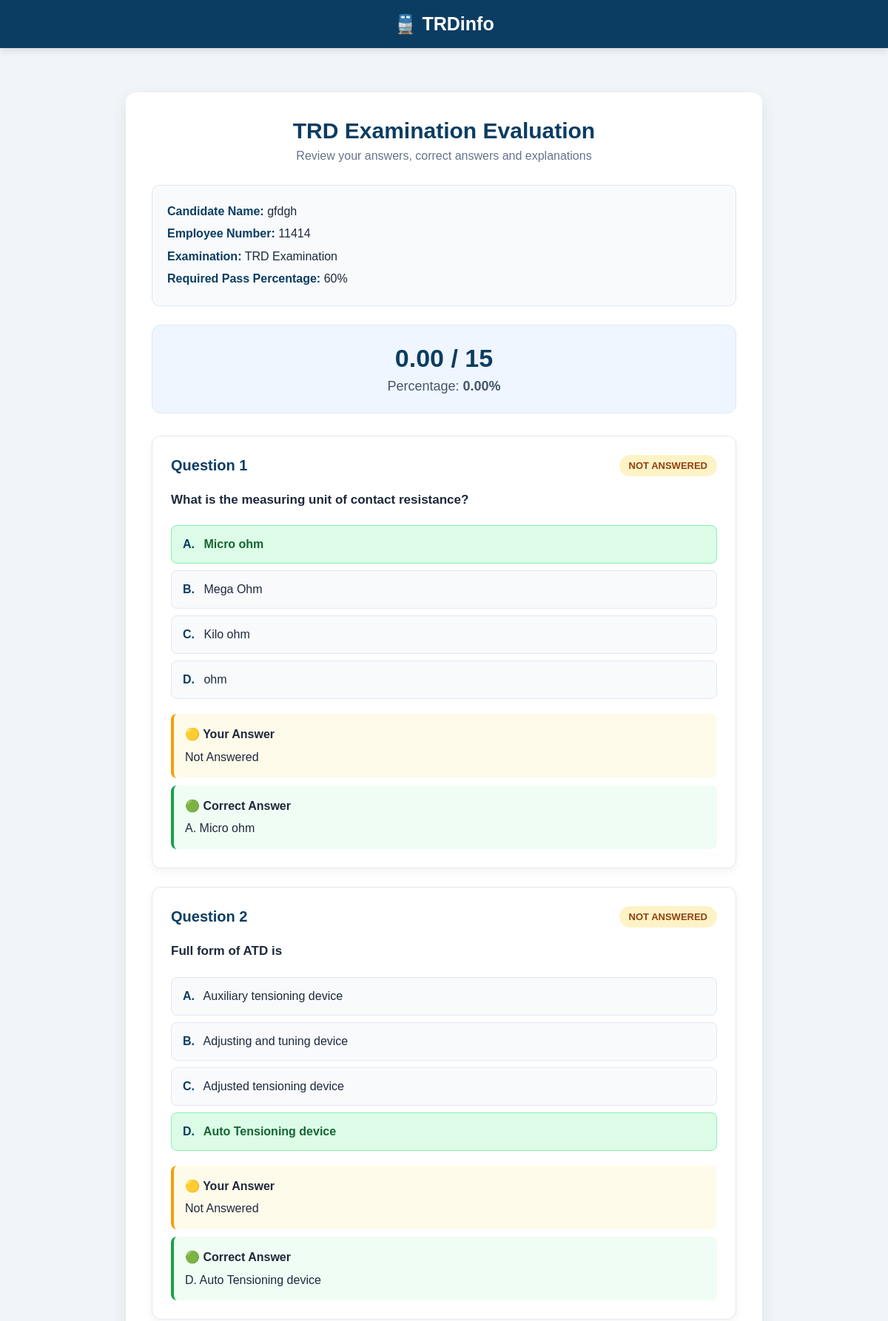
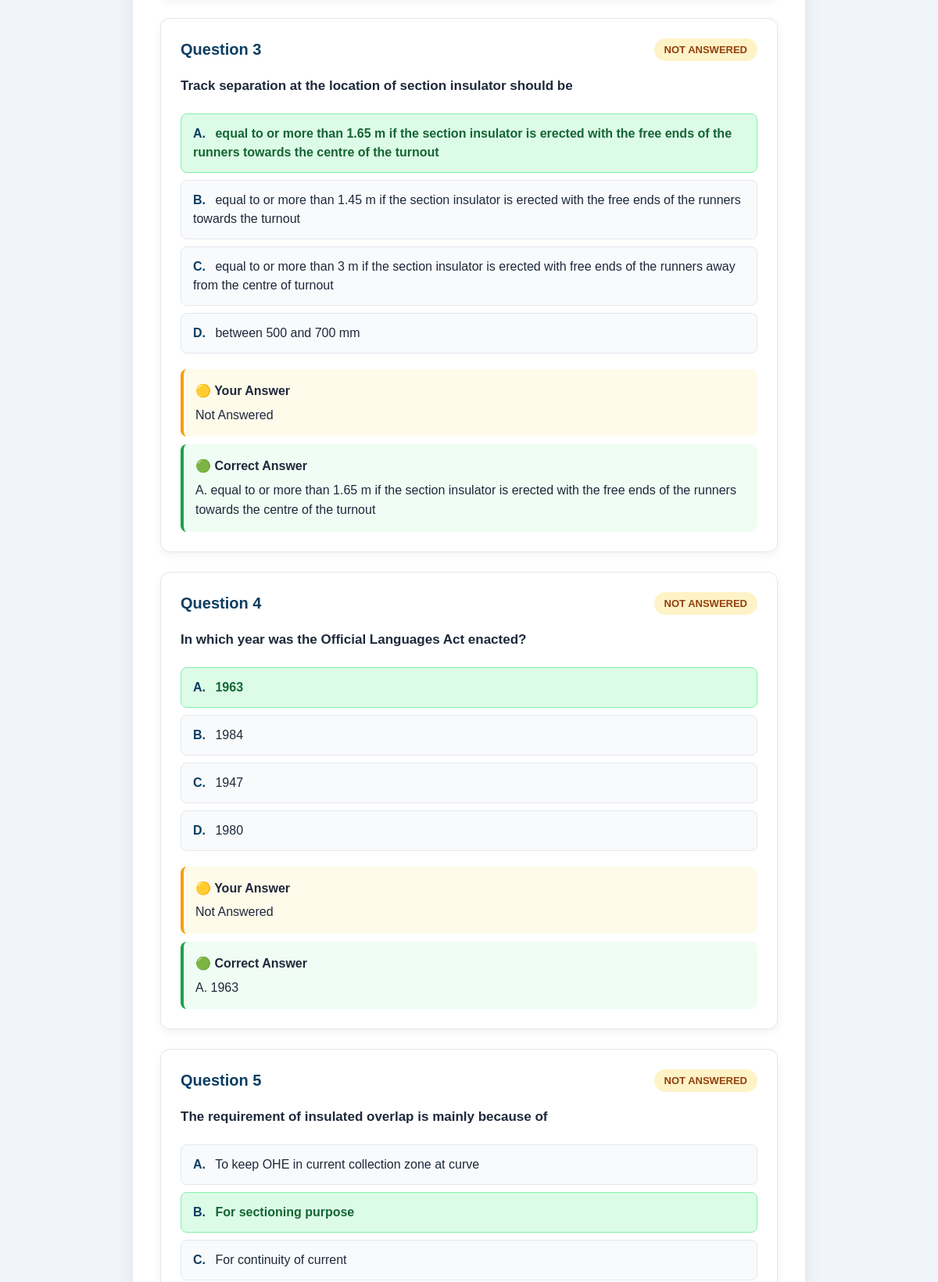
The page /evaluation/5/ (upper part) on the database its author committed (2 pictures, top to bottom).
### exam/models.py (models this page shows, shortened)
class ExamAttempt(models.Model):
    candidate_name = models.CharField(
        max_length=200
    )
    employee_number = models.CharField(
        max_length=100
    )
    exam = models.ForeignKey(
        Exam,
        on_delete=models.CASCADE,
        related_name="attempts"
    )
    total_questions = models.PositiveIntegerField(
        default=0
    )
    attempted_questions = models.PositiveIntegerField(
        default=0
    )
    correct_answers = models.PositiveIntegerField(
        default=0
    )
    wrong_answers = models.PositiveIntegerField(
        default=0
    )
    unanswered_questions = models.PositiveIntegerField(
        default=0
    )
    score = models.DecimalField(
        max_digits=8,
        decimal_places=2,
        default=0
    )
    percentage = models.DecimalField(
        max_digits=6,
        decimal_places=2,
        default=0
    )
    passed = models.BooleanField(
        default=False
    )
    started_at = models.DateTimeField(
        auto_now_add=True
    )
    submitted_at = models.DateTimeField(
        null=True,
        blank=True
    )

class Exam(models.Model):
    name = models.CharField(
        max_length=200,
        default="TRD Examination"
    )
    number_of_questions = models.PositiveIntegerField(
        default=20
    )
    duration_minutes = models.PositiveIntegerField(
        default=30
    )
    pass_percentage = models.PositiveIntegerField(
        default=40
    )
    negative_marking = models.BooleanField(
        default=False
    )
    negative_marks = models.DecimalField(
        max_digits=4,
        decimal_places=2,
        default=0
    )
    active = models.BooleanField(
        default=True
    )
    created_at = models.DateTimeField(
        auto_now_add=True
    )

class ExamAnswer(models.Model):
    attempt = models.ForeignKey(
        ExamAttempt,
        on_delete=models.CASCADE,
        related_name="answers"
    )
    question = models.ForeignKey(
        Question,
        on_delete=models.CASCADE
    )
    selected_answer = models.CharField(
        max_length=1,
        blank=True
    )
    is_correct = models.BooleanField(
        default=False
    )
    marks_obtained = models.DecimalField(
        max_digits=6,
        decimal_places=2,
        default=0
    )

class Question(models.Model):
    DIFFICULTY_CHOICES = [
        ("EASY", "Easy"),
        ("MEDIUM", "Medium"),
        ("HARD", "Hard"),
    ]
    question_text = models.TextField(
        verbose_name="Question"
    )
    option_a = models.CharField(
        max_length=500,
        verbose_name="Option A"
    )
    option_b = models.CharField(
        max_length=500,
        verbose_name="Option B"
    )
    option_c = models.CharField(
        max_length=500,
        verbose_name="Option C"
    )
    option_d = models.CharField(
        max_length=500,
        verbose_name="Option D"
    )
    correct_answer = models.CharField(
        max_length=1,
        choices=[
            ("A", "A"),
            ("B", "B"),
            ("C", "C"),
            ("D", "D"),
        ],
        verbose_name="Correct Answer"
    )
    explanation = models.TextField(
        blank=True,
        verbose_name="Explanation"
    )
    difficulty = models.CharField(
        max_length=10,
        choices=DIFFICULTY_CHOICES,
        default="MEDIUM"
    )
    active = models.BooleanField(
        default=True
    )
    created_at = models.DateTimeField(
        auto_now_add=True
    )

### exam/views.py (the view)
def exam_evaluation(request, attempt_id):
    attempt = ExamAttempt.objects.get(
        id=attempt_id
    )
    answers = attempt.answers.select_related(
        "question"
    ).order_by(
        "id"
    )
    return render(
        request,
        "exam/evaluation.html",
        {
            "attempt": attempt,
            "answers": answers,
        }
    )

### templates/exam/evaluation.html (shortened to what this page needs)
<!DOCTYPE html>
<html lang="en">
<head>
</head>
<body>
<header class="header">
    <div class="logo">
        🚆 TRDinfo
    </div>
</header>
<div class="container">
    <div class="evaluation-card">
        <h1 class="title">
            TRD Examination Evaluation
        </h1>
        <p class="subtitle">
            Review your answers, correct answers and explanations
        </p>
        <div class="candidate">
            <strong>Candidate Name:</strong>
            {{ attempt.candidate_name }}
            <br>
            <strong>Employee Number:</strong>
            {{ attempt.employee_number }}
            <br>
            <strong>Examination:</strong>
            {{ attempt.exam.name }}
            <br>
            <strong>Required Pass Percentage:</strong>
            {{ attempt.exam.pass_percentage }}%
        </div>
        <div class="score-box">
            <div class="score">
                {{ attempt.score }}
                /
                {{ attempt.total_questions }}
            </div>
            <div class="percentage">
                Percentage:
                <strong>
                    {{ attempt.percentage }}%
                </strong>
            </div>
        </div>
        {% for answer in answers %}
        <div class="question-card">
            <div class="question-header">
                <div class="question-number">
                    Question {{ forloop.counter }}
                </div>
                {% if answer.selected_answer %}
                    {% if answer.is_correct %}
                        <span class="badge badge-correct">
                            ✓ CORRECT
                        </span>
                    {% else %}
                        <span class="badge badge-wrong">
                            ✗ WRONG
                        </span>
                    {% endif %}
                {% else %}
                    <span class="badge badge-unanswered">
                        NOT ANSWERED
                    </span>
                {% endif %}
            </div>
            <div class="question-text">
                {{ answer.question.question_text }}
            </div>
            <div class="options">
                <div class="option
                    {% if answer.question.correct_answer == 'A' %}
                        correct-option
                    {% elif answer.selected_answer == 'A' %}
                        selected-wrong
                    {% endif %}
                ">
                    <span class="option-letter">A.</span>
                    {{ answer.question.option_a }}
                </div>
                <div class="option
                    {% if answer.question.correct_answer == 'B' %}
                        correct-option
                    {% elif answer.selected_answer == 'B' %}
                        selected-wrong
                    {% endif %}
                ">
                    <span class="option-letter">B.</span>
                    {{ answer.question.option_b }}
                </div>
                <div class="option
                ">
                    <span class="option-letter">C.</span>
                    {{ answer.question.option_c }}
                </div>
                <div class="option
                    {% if answer.question.correct_answer == 'D' %}
                        correct-option
                    {% elif answer.selected_answer == 'D' %}
                        selected-wrong
                    {% endif %}
                ">
                    <span class="option-letter">D.</span>
                    {{ answer.question.option_d }}
                </div>
            </div>
            {% if answer.selected_answer %}
                <div class="answer-section">
                    {% if answer.is_correct %}
                        <div class="answer-box your-answer correct-answer">
                            <span class="answer-label">
                                🟢 Your Answer
                            </span>
                            {% if answer.selected_answer == 'A' %}
                                A. {{ answer.question.option_a }}
                            {% elif answer.selected_answer == 'B' %}
                                B. {{ answer.question.option_b }}
                            {% elif answer.selected_answer == 'C' %}
                                C. {{ answer.question.option_c }}
                            {% elif answer.selected_answer == 'D' %}
                                D. {{ answer.question.option_d }}
                            {% endif %}
                        </div>
                    {% else %}
                        <div class="answer-box your-answer">
                            <span class="answer-label">
                                🔴 Your Answer
                            </span>
                            {% if answer.selected_answer == 'A' %}
                                A. {{ answer.question.option_a }}
                            {% elif answer.selected_answer == 'B' %}
                                B. {{ answer.question.option_b }}
                            {% elif answer.selected_answer == 'C' %}
                                C. {{ answer.question.option_c }}
                            {% elif answer.selected_answer == 'D' %}
                                D. {{ answer.question.option_d }}
                            {% endif %}
                        </div>
                    {% endif %}
                </div>
            {% else %}
                <div class="answer-box"
                     style="background:#fffbeb;
                            border-left:4px solid #f59e0b;">
                    <span class="answer-label">
                        🟡 Your Answer
                    </span>
                    Not Answered
                </div>
            {% endif %}
            <div class="correct-answer-box">
                <span class="answer-label">
                    🟢 Correct Answer
                </span>
                {% if answer.question.correct_answer == 'A' %}
                    A. {{ answer.question.option_a }}
                {% elif answer.question.correct_answer == 'B' %}
                    B. {{ answer.question.option_b }}
                {% elif answer.question.correct_answer == 'C' %}
                    C. {{ answer.question.option_c }}
                {% elif answer.question.correct_answer == 'D' %}
                    D. {{ answer.question.option_d }}
                {% endif %}
            </div>
        </div>
        {% empty %}
        <div class="no-answer">
            No answers found for this examination.
        </div>
        {% endfor %}
    </div>
</div>
</body>
</html>

### templates/exam/evaluation.html (style rules this page uses)
* { box-sizing: border-box; margin: 0; padding: 0; }
body { font-family: Arial, Helvetica, sans-serif; background: #f1f5f9; min-height: 100vh; color: #1e293b; }
.header { background: #0b3d62; color: white; padding: 18px 7%; text-align: center; box-shadow: 0 3px 10px rgba(0,0,0,0.12); }
.logo { font-size: 25px; font-weight: bold; }
.container { max-width: 900px; margin: 40px auto; padding: 20px; }
.evaluation-card { background: white; border-radius: 14px; padding: 35px; box-shadow: 0 8px 25px rgba(0,0,0,0.08); }
.title { text-align: center; color: #0b3d62; margin-bottom: 8px; font-size: 30px; }
.subtitle { text-align: center; color: #64748b; margin-bottom: 30px; }
.candidate { background: #f8fafc; padding: 20px; border-radius: 10px; margin-bottom: 25px; line-height: 1.9; border: 1px solid #e2e8f0; }
.candidate strong { color: #0b3d62; }
.score-box { text-align: center; background: #eff6ff; border-radius: 12px; padding: 25px; margin-bottom: 30px; border: 1px solid #dbeafe; }
.score { font-size: 34px; font-weight: bold; color: #0b3d62; }
.percentage { font-size: 18px; margin-top: 8px; color: #475569; }
.question-card { background: #ffffff; border: 1px solid #e2e8f0; border-radius: 12px; padding: 25px; margin-bottom: 25px; box-shadow: 0 4px 12px rgba(0,0,0,0.05); }
.question-header { display: flex; justify-content: space-between; align-items: center; margin-bottom: 18px; gap: 10px; }
.question-number { color: #0b3d62; font-size: 20px; font-weight: bold; }
.badge { padding: 7px 13px; border-radius: 20px; font-size: 13px; font-weight: bold; }
.badge-unanswered { background: #fef3c7; color: #92400e; }
.question-text { font-size: 17px; font-weight: 600; line-height: 1.7; margin-bottom: 20px; color: #1e293b; }
.options { margin-bottom: 20px; }
.option { padding: 13px 15px; border-radius: 8px; margin-bottom: 9px; border: 1px solid #e2e8f0; background: #f8fafc; line-height: 1.5; }
.option-letter { font-weight: bold; margin-right: 8px; color: #0b3d62; }
.option.correct-option { background: #dcfce7; border-color: #86efac; color: #166534; font-weight: 600; }
.answer-box { padding: 15px; border-radius: 8px; margin-top: 10px; line-height: 1.6; }
.correct-answer-box { background: #f0fdf4; border-left: 4px solid #16a34a; margin-top: 10px; padding: 15px; border-radius: 8px; line-height: 1.6; }
.answer-label { font-weight: bold; display: block; margin-bottom: 5px; }

### rows shown on the page
ExamAttempt: candidate_name "gfdgh", employee_number "11414", exam.name "TRD Examination", exam.pass_percentage "60", score "0.00", total_questions "15", percentage "0.00"
ExamAnswer: selected_answer "NOT ANSWERED", question.question_text "What is the measuring unit of contact resistance?", question.option_a "Micro ohm", question.option_b "Mega Ohm", question.option_c "Kilo ohm", question.option_d "ohm"
ExamAnswer: selected_answer "NOT ANSWERED", question.question_text "Full form of ATD is", question.option_a "Auxiliary tensioning device", question.option_b "Adjusting and tuning device", question.option_c "Adjusted tensioning device", question.option_d "Auto Tensioning device"
ExamAnswer: selected_answer "NOT ANSWERED", question.question_text "Track separation at the location of section insulator should be", question.option_a "equal to or more than 1.65 m if the section insulator is erected with the free ends of the runners towards the centre of the turnout", question.option_b "equal to or more than 1.45 m if the section insulator is erected with the free ends of the runners towards the turnout", question.option_c "equal to or more than 3 m if the section insulator is erected with free ends of the runners away from the centre of turnout", question.option_d "between 500 and 700 mm"
ExamAnswer: selected_answer "NOT ANSWERED", question.question_text "In which year was the Official Languages Act enacted?", question.option_a "1963", question.option_b "1984", question.option_c "1947", question.option_d "1980"
ExamAnswer: selected_answer "NOT ANSWERED", question.question_text "The requirement of insulated overlap is mainly because of", question.option_a "To keep OHE in current collection zone at curve", question.option_b "For sectioning purpose", question.option_c "For continuity of current"
